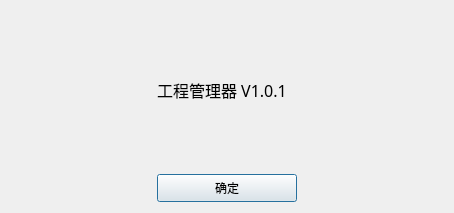
<?xml version="1.0" encoding="UTF-8"?>
<ui version="4.0">
 <class>AboutDialog</class>
 <widget class="QDialog" name="AboutDialog">
  <property name="geometry">
   <rect>
    <x>0</x>
    <y>0</y>
    <width>454</width>
    <height>213</height>
   </rect>
  </property>
  <property name="windowTitle">
   <string>关于</string>
  </property>
  <layout class="QGridLayout" name="gridLayout">
   <item row="0" column="0">
    <widget class="QLabel" name="label">
     <property name="text">
      <string/>
     </property>
     <property name="pixmap">
      <pixmap resource="images.qrc">:/images/appicon.png</pixmap>
     </property>
     <property name="alignment">
      <set>Qt::AlignCenter</set>
     </property>
    </widget>
   </item>
   <item row="0" column="1" colspan="2">
    <widget class="QLabel" name="lblVersion">
     <property name="font">
      <font>
       <family>华文楷体</family>
       <pointsize>12</pointsize>
      </font>
     </property>
     <property name="text">
      <string>工程管理器 V1.0.1</string>
     </property>
    </widget>
   </item>
   <item row="1" column="1">
    <widget class="QPushButton" name="btnOk">
     <property name="minimumSize">
      <size>
       <width>0</width>
       <height>28</height>
      </size>
     </property>
     <property name="text">
      <string>确定</string>
     </property>
    </widget>
   </item>
  </layout>
 </widget>
 <resources>
  <include location="images.qrc"/>
 </resources>
 <connections/>
</ui>
